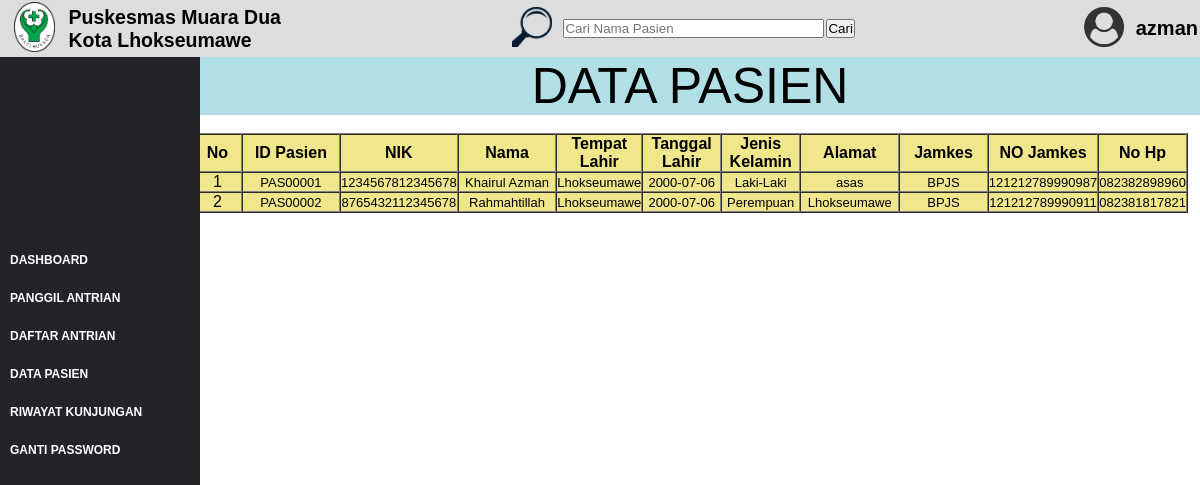
Page /petugas_panggil/datapasien.php (signed in) on the committed database.
### tables this page shows
CREATE TABLE `data_pet` (
  `id_petugas` varchar(20) NOT NULL,
  `nama` varchar(20) NOT NULL,
  `tpt_lahir` varchar(20) NOT NULL,
  `tgl_lahir` varchar(20) NOT NULL,
  `j_kel` varchar(20) NOT NULL,
  `alamat` varchar(20) NOT NULL,
  `no_hp` varchar(20) NOT NULL,
  `jabatan` varchar(20) NOT NULL,
  `tgl_input` varchar(20) NOT NULL,
  `id_penginput` varchar(20) NOT NULL
);

CREATE TABLE `data_pas` (
  `id_pas` varchar(10) NOT NULL,
  `NIK` varchar(20) NOT NULL,
  `nama` varchar(20) NOT NULL,
  `tmp_lahir` varchar(15) NOT NULL,
  `tgl_lahir` varchar(15) NOT NULL,
  `j_kel` varchar(10) NOT NULL,
  `alamat` varchar(50) NOT NULL,
  `jaskes` varchar(15) NOT NULL,
  `no_jaskes` varchar(20) NOT NULL,
  `no_hp` varchar(15) NOT NULL,
  `tanggal` varchar(20) NOT NULL,
  `id_petugas` varchar(10) NOT NULL
);

### petugas_panggil/datapasien.php (the view, shortened to what this page needs)
<!DOCTYPE html>
<html>
<head>
    <link rel="stylesheet" type="text/css" href="../dashboard.css?v=1.0">
</head>
<body>
</body>
    <?php
        if(empty($_SESSION["id_pet"])){
            echo "<script>location = '../index.php' </script>";
        }
        elseif($_SESSION["jabatan"]=='Petugas Antrian'||'Petugas Inti'){
            $id_pet = $_SESSION["id_pet"];
    ?>
    <div>
        <div class="sidebar">
            <ul style="margin-top: 120%;">
                <li><a href="daspanggil.php">DASHBOARD</a></li>
                <li><a href="panggilantrian.php">PANGGIL ANTRIAN</a></li>
                <li><a href="daftarantrian.php">DAFTAR ANTRIAN</a></li>
                <li><a href="datapasien.php">DATA PASIEN</a></li>
                <li><a href="riwayatkunjungan.php">RIWAYAT KUNJUNGAN</a></li>
                <li><a href="gantipassword.php">GANTI PASSWORD</a></li>
            </ul>
        </div>
        <div class="isi">
            <table>
                <tr>
                    <td width="10px"></td>
                    <td><img src="../gambar/LOGO.png" style="height:50px"></td>
                    <td width="10px"></td>
                    <td width="450px"><h2>Puskesmas Muara Dua<br>
                    Kota Lhokseumawe</h2></td>
                    <td width="50px"><img src="../gambar/cari.png" style="height: 40px"></td>
                    <form action="caripasien.php" method="POST">
                       <td width="200px"><input type="text" placeholder="Cari Nama Pasien" name="cari" size="30"></td>
                        <td width="100px"><input type="submit" value="Cari"></td>
                    </form>
                    <td width="160px"></td>
                    <td width="50px"><img src="../gambar/user.png" style="height: 40px"></td>
                    <td><h3 style="font-size: 20px;">
                        <?php
                            $conn = mysqli_connect("localhost", "root", "", "projekweb");
                            $aata = mysqli_query($conn, "SELECT * FROM data_pet where id_petugas='$id_pet'");
                            $a = mysqli_fetch_array($aata);
                            echo $a['nama'];
                        ?>
                    </h3></td>
                </tr>
            </table>
        </div>
        <div class="dashboard">
            <p style="text-align: center; font-size: 50px; margin-left: 15%;">DATA PASIEN</p>
        </div>
        <div style="margin-left: 16%; margin-right: 1%;">
        <?php
            $conn = mysqli_connect("localhost", "root", "", "projekweb");
            $data = mysqli_query($conn, "SELECT * FROM data_pas");
        ?>
        <table cellspacing="0" cellpadding="10" border="1%" bgcolor="#F0E68C">
            <br>
            <tr>
                <th width="5%%">No</th>
                <th width="10%">ID Pasien</th>
                <th width="10%">NIK</th>
                <th width="10%">Nama</th>
                <th width="8%">Tempat Lahir</th>
                <th width="8%">Tanggal Lahir</th>
                <th width="8%">Jenis Kelamin</th>
                <th width="10%">Alamat</th>
                <th width="9%">Jamkes</th>
                <th width="10%">NO Jamkes</th>
                <th width="8%">No Hp</th>
            </tr>
        <?php $i=1; ?>
            <?php while ($a = mysqli_fetch_array($data)) { ?>
                <tr>
                   <td align="center"><?= $i ?></td>
                    <td style="font-size: 13px; text-align: center;"><?= $a['id_pas'] ?></td>
                    <td style="font-size: 13px; text-align: center;"><?= $a['NIK'] ?></td>
                    <td style="font-size: 13px; text-align: center;"><?= $a['nama'] ?></td>
                    <td style="font-size: 13px; text-align: center;"><?= $a['tmp_lahir'] ?></td>
                    <td style="font-size: 13px; text-align: center;"><?= $a['tgl_lahir'] ?></td>
                    <td style="font-size: 13px; text-align: center;"><?= $a['j_kel'] ?></td>
                    <td style="font-size: 13px; text-align: center;"><?= $a['alamat'] ?></td>
                    <td style="font-size: 13px; text-align: center;"><?= $a['jaskes'] ?></td>
                    <td style="font-size: 13px; text-align: center;"><?= $a['no_jaskes'] ?></td>
                    <td style="font-size: 13px; text-align: center;"><?= $a['no_hp'] ?></td>
                </tr>
            <?php $i++; ?>
            <?php } ?>
        </table>
        </div>
    </div>
    <?php
        }else{
            echo "<script>location = '../login/utama.php' </script>";
        }
    ?>
</body>
</html>

### dashboard.css (style rules this page uses)
* { margin: 0px; padding: 0px; font-family: sans-serif; }
.sidebar { position: fixed; width: 200px; height: 100%; background: #222429; }
.sidebar ul { margin-top: 65%; }
.sidebar ul li { color: blue; list-style: none; padding: 10px 10px; }
.sidebar ul li a { text-decoration: none; color : white; font-weight: bolder; font-size: 12px; }
.isi { background: #DCDDDD; width: 100%; height: 50%; position: relative; font-size: 13px; }
.dashboard { background : #B0E0E6; font-size: 30px; font-family: sans-serif; text-align: center; position: static; }

### rows in the picture
data_pet: nama "azman"
data_pas: id_pas "PAS00001", NIK "1234567812345678", nama "Khairul Azman", tmp_lahir "Lhokseumawe", tgl_lahir "2000-07-06", j_kel "Laki-Laki", alamat "asas", jaskes "BPJS", no_jaskes "121212789990987", no_hp "082382898960"
data_pas: id_pas "PAS00002", NIK "8765432112345678", nama "Rahmahtillah", tmp_lahir "Lhokseumawe", tgl_lahir "2000-07-06", j_kel "Perempuan", alamat "Lhokseumawe", jaskes "BPJS", no_jaskes "121212789990911", no_hp "082381817821"
